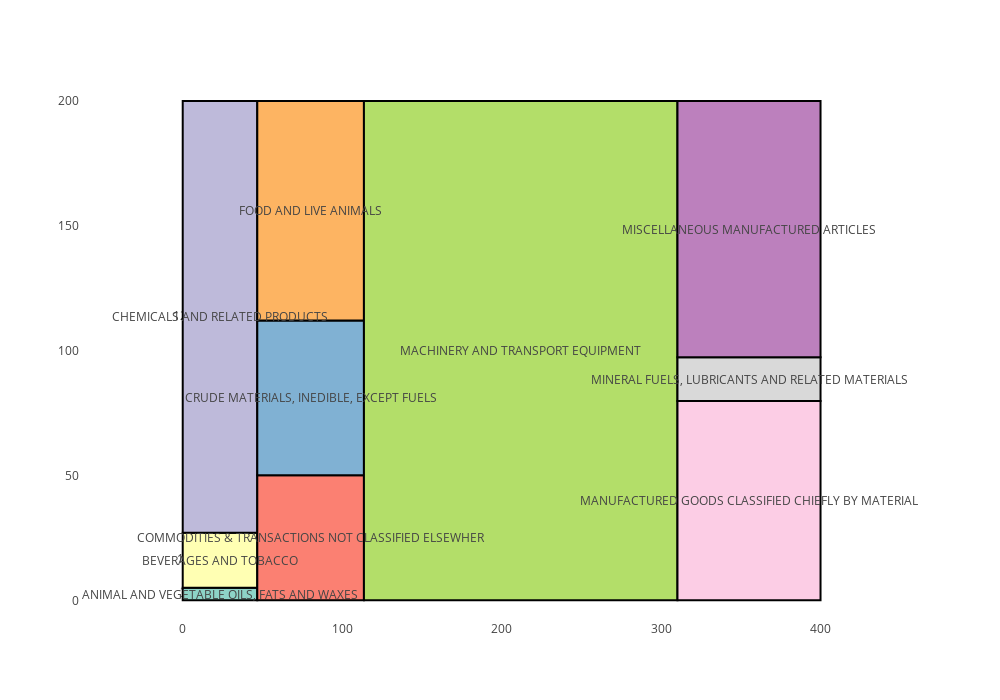

This figure's notebook cell:
### Code cell
py.iplot(figure)

### Figure 1 — Plotly figure (JSON) as saved in the notebook; plotly's stock layout.template omitted (floating-point values rounded to 4 significant figures)
{"data": [{"mode": "text", "text": ["3689481656.0", "16049607738.0", "125862167746.0", "52144472686.0", "64568647928.0", "91576541564.0", "612360333172.0", "111526227388.0", "24450359888.0", "143425952960.0"], "type": "scatter", "x": [23.38, 23.38, 23.38, 80.2, 80.2, 80.2, 212.0, 355.1, 355.1, 355.1], "y": [2.534, 16.09, 113.6, 25.03, 81.07, 156.0, 100, 39.92, 88.58, 148.7]}], "layout": {"annotations": [{"showarrow": false, "text": "ANIMAL AND VEGETABLE OILS, FATS AND WAXES", "x": 23.38, "y": 2.534}, {"showarrow": false, "text": "BEVERAGES AND TOBACCO", "x": 23.38, "y": 16.09}, {"showarrow": false, "text": "CHEMICALS AND RELATED PRODUCTS", "x": 23.38, "y": 113.6}, {"showarrow": false, "text": "COMMODITIES & TRANSACTIONS NOT CLASSIFIED ELSEWHER", "x": 80.2, "y": 25.03}, {"showarrow": false, "text": "CRUDE MATERIALS, INEDIBLE, EXCEPT FUELS", "x": 80.2, "y": 81.07}, {"showarrow": false, "text": "FOOD AND LIVE ANIMALS", "x": 80.2, "y": 156.0}, {"showarrow": false, "text": "MACHINERY AND TRANSPORT EQUIPMENT", "x": 212.0, "y": 100}, {"showarrow": false, "text": "MANUFACTURED GOODS CLASSIFIED CHIEFLY BY MATERIAL", "x": 355.1, "y": 39.92}, {"showarrow": false, "text": "MINERAL FUELS, LUBRICANTS AND RELATED MATERIALS", "x": 355.1, "y": 88.58}, {"showarrow": false, "text": "MISCELLANEOUS MANUFACTURED ARTICLES", "x": 355.1, "y": 148.7}], "height": 700, "hovermode": "closest", "shapes": [{"fillcolor": "rgb(141,211,199)", "line": {"width": 2}, "type": "rect", "x0": 0, "x1": 46.75, "y0": 0, "y1": 5.068}, {"fillcolor": "rgb(255,255,179)", "line": {"width": 2}, "type": "rect", "x0": 0, "x1": 46.75, "y0": 5.068, "y1": 27.11}, {"fillcolor": "rgb(190,186,218)", "line": {"width": 2}, "type": "rect", "x0": 0, "x1": 46.75, "y0": 27.11, "y1": 200.0}, {"fillcolor": "rgb(251,128,114)", "line": {"width": 2}, "type": "rect", "x0": 46.75, "x1": 113.6, "y0": 0, "y1": 50.07}, {"fillcolor": "rgb(128,177,211)", "line": {"width": 2}, "type": "rect", "x0": 46.75, "x1": 113.6, "y0": 50.07, "y1": 112.1}, {"fillcolor": "rgb(253,180,98)", "line": {"width": 2}, "type": "rect", "x0": 46.75, "x1": 113.6, "y0": 112.1, "y1": 200}, {"fillcolor": "rgb(179,222,105)", "line": {"width": 2}, "type": "rect", "x0": 113.6, "x1": 310.3, "y0": 0, "y1": 200}, {"fillcolor": "rgb(252,205,229)", "line": {"width": 2}, "type": "rect", "x0": 310.3, "x1": 400, "y0": 0, "y1": 79.83}, {"fillcolor": "rgb(217,217,217)", "line": {"width": 2}, "type": "rect", "x0": 310.3, "x1": 400, "y0": 79.83, "y1": 97.33}, {"fillcolor": "rgb(188,128,189)", "line": {"width": 2}, "type": "rect", "x0": 310.3, "x1": 400, "y0": 97.33, "y1": 200.0}], "width": 1000, "xaxis": {"showgrid": false, "zeroline": false}, "yaxis": {"showgrid": false, "zeroline": false}}}
